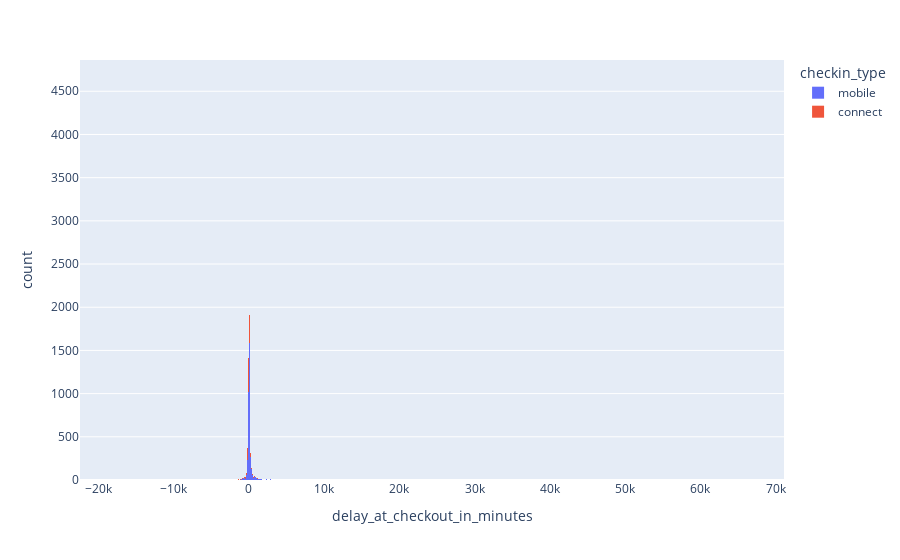

Notebook cell for this chart:
### Code cell
data = data_analysis[~data_analysis['delay_at_checkout_in_minutes'].isna()]
fig = px.histogram(data,color='checkin_type', x='delay_at_checkout_in_minutes')
fig.show()

### Figure 1 — Plotly figure (JSON) as saved in the notebook; plotly's stock layout.template omitted (floating-point values rounded to 4 significant figures; data arrays with more than 128 entries replaced by an {"elided": "..."} marker saying what was removed)
{"data": [{"alignmentgroup": "True", "bingroup": "x", "hovertemplate": "checkin_type=mobile<br>delay_at_checkout_in_minutes=%{x}<br>count=%{y}<extra></extra>", "legendgroup": "mobile", "marker": {"color": "#636efa", "pattern": {"shape": ""}}, "name": "mobile", "offsetgroup": "mobile", "orientation": "v", "showlegend": true, "type": "histogram", "x": {"elided": "12944 int values"}, "xaxis": "x", "yaxis": "y"}, {"alignmentgroup": "True", "bingroup": "x", "hovertemplate": "checkin_type=connect<br>delay_at_checkout_in_minutes=%{x}<br>count=%{y}<extra></extra>", "legendgroup": "connect", "marker": {"color": "#EF553B", "pattern": {"shape": ""}}, "name": "connect", "offsetgroup": "connect", "orientation": "v", "showlegend": true, "type": "histogram", "x": {"elided": "3402 int values"}, "xaxis": "x", "yaxis": "y"}], "layout": {"barmode": "relative", "legend": {"title": {"text": "checkin_type"}, "tracegroupgap": 0}, "margin": {"t": 60}, "xaxis": {"anchor": "y", "domain": [0, 1], "title": {"text": "delay_at_checkout_in_minutes"}}, "yaxis": {"anchor": "x", "domain": [0, 1], "title": {"text": "count"}}}}
